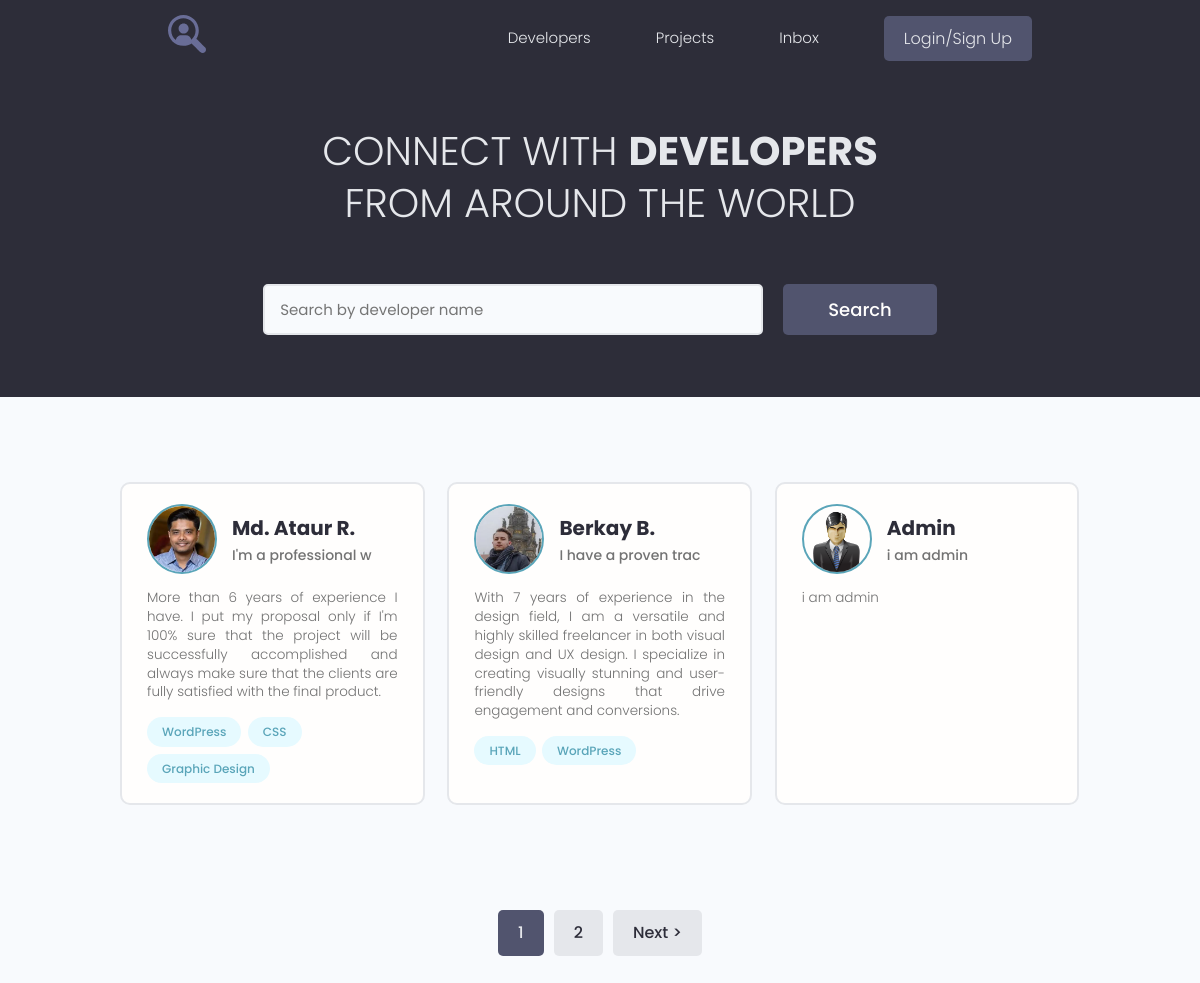
/, run on an earlier commit of the app's database.
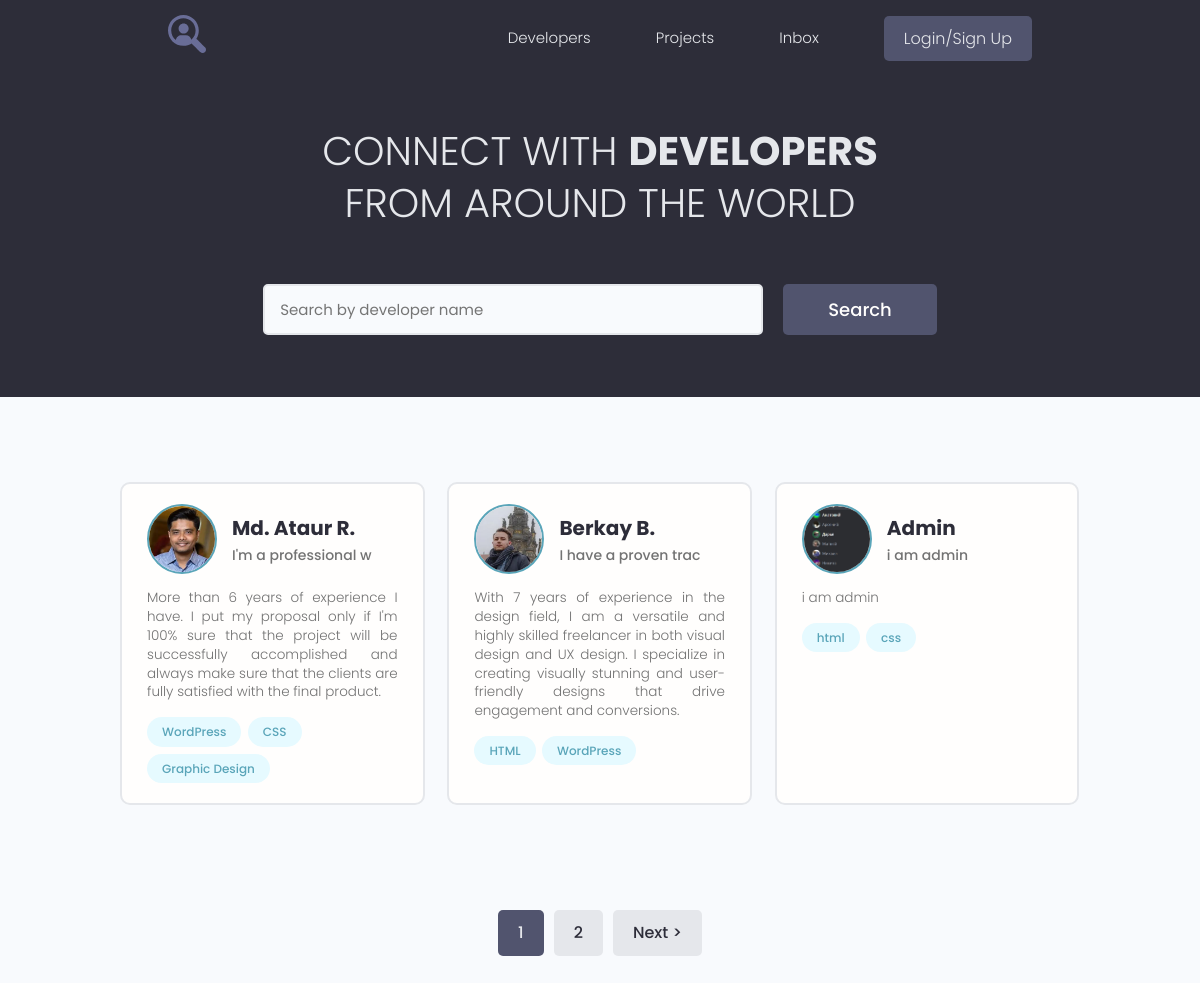
And on a later commit of the database.
### users/models.py (models this page shows, shortened)
class Profile(models.Model):
    user = models.OneToOneField(User, on_delete=models.CASCADE, null=True, blank=True)
    name = models.CharField(max_length=200, blank=True, null=True)
    email = models.EmailField(max_length=200, blank=True, null=True)
    username = models.CharField(max_length=200, blank=True, null=True)
    short_info = models.CharField(max_length=200, blank=True, null=True)
    bio = models.TextField(blank=True, null=True)
    profile_image = models.ImageField(upload_to='profiles/', default='profiles/user-default.png')
    social_github = models.CharField(max_length=200, blank=True, null=True)
    social_youtube = models.CharField(max_length=200, blank=True, null=True)
    social_website = models.CharField(max_length=200, blank=True, null=True)
    created = models.DateTimeField(auto_now_add=True)

class Skill(models.Model):
    owner = models.ForeignKey(Profile, on_delete=models.CASCADE, blank=True, null=True)
    name = models.CharField(max_length=200, blank=True, null=True)
    description = models.TextField(blank=True, null=True)
    created = models.DateTimeField(auto_now_add=True)
    def __str__(self):
        return self.name

### users/views.py (the view)
# urls.py: path('', profiles, name='profiles'),
def profiles(request):
    profiles_, search_query = search_profiles(request)
    custom_range, profiles_ = paginate_profiles(request, profiles_, 3)
    context = {
        'profiles': profiles_,
        'search_query': search_query,
        'custom_range': custom_range,
    }
    return render(request, 'users/index.html', context=context)

### users/utils.py (called while the page is built)
def search_profiles(request):
    search_query = ''
    if request.GET.get('search_query'):
        search_query = request.GET.get('search_query')
    skills = Skill.objects.filter(name__icontains=search_query)
    profiles_ = Profile.objects.distinct().filter(Q(name__icontains=search_query) | Q(short_info__icontains=search_query) | Q(skill__in=skills))
    return profiles_, search_query

def paginate_profiles(request, profiles, results):
    page = request.GET.get('page')
    paginator = Paginator(profiles, results)
    try:
        projects = paginator.page(page)
    except PageNotAnInteger:
        page = 1
        projects = paginator.page(page)
    except EmptyPage:
        page = paginator.num_pages
        projects = paginator.page(page)
    left_index = int(page) - 2
    if left_index < 1:
        left_index = 1
    right_index = int(page) + 2
    if right_index > paginator.num_pages:
        right_index = paginator.num_pages + 1
    custom_range = range(left_index, right_index)
    return custom_range, projects

### users/templates/users/index.html (shortened to what this page needs)
{% extends 'projects/base.html' %}
{% block content %}
  <main class="home">
    <section class="hero-section text-center">
      <div class="container container--narrow">
        <div class="hero-section__box">
          <h2>CONNECT WITH <span>DEVELOPERS</span></h2>
          <h2>FROM AROUND THE WORLD</h2>
        </div>
        <div class="hero-section__search">
          <form id="search" class="form" action="{% url 'profiles' %}" method="get">
            <div class="form__field">
              <input class="input input--text" id="formInput#search" type="text" name="search_query"
                placeholder="Search by developer name" value="{{ search_query }}"/>
            </div>
            <input class="btn btn--sub btn--lg" type="submit" value="Search" />
          </form>
        </div>
      </div>
    </section>
    <section class="devlist">
      <div class="container">
        <div class="grid grid--three">
          {% for profile in profiles %}
            <div class="column card">
            <div class="dev">
              <a href="{% url 'user_profile' profile.id %}" class="card__body">
                <div class="dev__profile">
                  <img class="avatar avatar--md" src="{{ profile.profile_image.url }}" alt="image" />
                  <div class="dev__meta">
                    <h3>{{ profile.name }}</h3>
                    <h5>{{ profile.short_info|slice:'20' }}</h5>
                  </div>
                </div>
                <p class="dev__info">
                  {{ profile.bio }}
                </p>
                <div class="dev__skills">
                  {% for skill in profile.skill_set.all %}
                    <span class="tag tag--pill tag--main">
                    <small>{{ skill }}</small>
                  </span>
                  {% endfor %}
                </div>
              </a>
            </div>
          </div>
          {% endfor %}
        </div>
      </div>
    </section>
    {% include 'projects/pagination.html' with queryset=profiles custom_range=custom_range %}
  </main>
{% endblock %}

What changed in the data, as far as the page shows it:
changed Profile "Admin": profile_image: picture added in place of a placeholder
added Skill: name "html", shown under Profile "Admin"
added Skill: name "css", shown under Profile "Admin"
